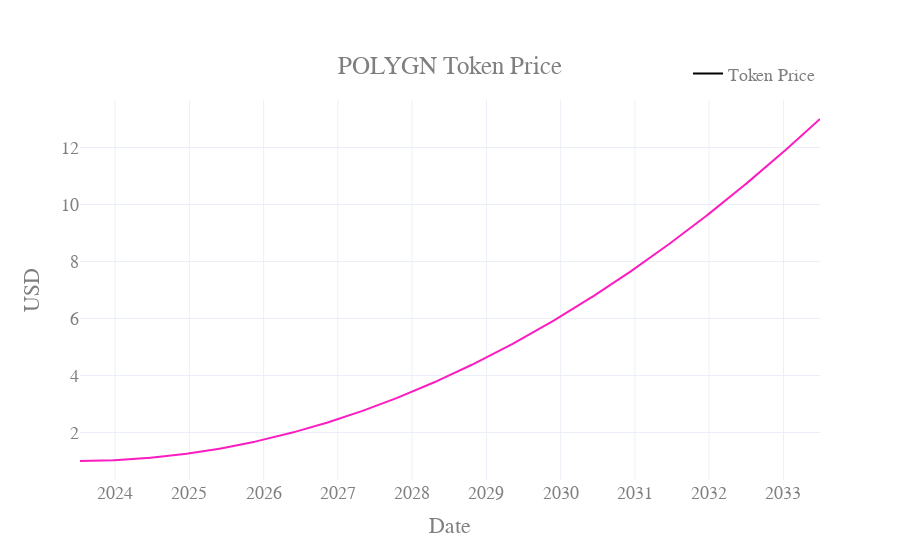

This figure's notebook cell:
### Code cell
visualizations.plot_token_price(
    df_1,
)

### Figure 1 — Plotly figure (JSON) as saved in the notebook; plotly's stock layout.template omitted (floating-point values rounded to 4 significant figures; data arrays with more than 128 entries replaced by an {"elided": "..."} marker saying what was removed)
{"data": [{"hoverinfo": "x+y", "line": {"color": "#FC1CBF"}, "name": "polygn_price", "showlegend": false, "type": "scatter", "x": {"elided": "1563 str values"}, "y": {"elided": "521 float values"}}, {"hoverinfo": "x", "line": {"color": "black"}, "mode": "lines", "name": "Token Price", "type": "scatter", "x": {"elided": "1563 str values"}, "y": [null]}], "layout": {"font": {"color": "#7f7f7f", "family": "Courier New, monospace", "size": 18}, "hovermode": "x", "legend": {"orientation": "h", "x": 1, "xanchor": "right", "y": 1.02, "yanchor": "bottom"}, "paper_bgcolor": "rgba(255, 255, 255, 1)", "plot_bgcolor": "rgba(255, 255, 255, 1)", "title": {"text": "POLYGN Token Price", "x": 0.5, "xanchor": "center", "y": 0.9, "yanchor": "top"}, "xaxis": {"title": {"text": "Date"}}, "yaxis": {"title": {"text": "USD"}}}}
